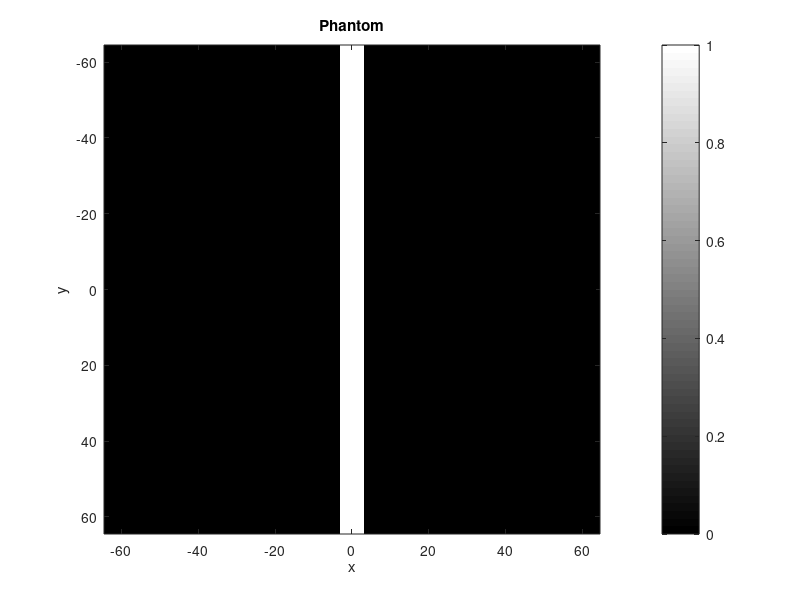
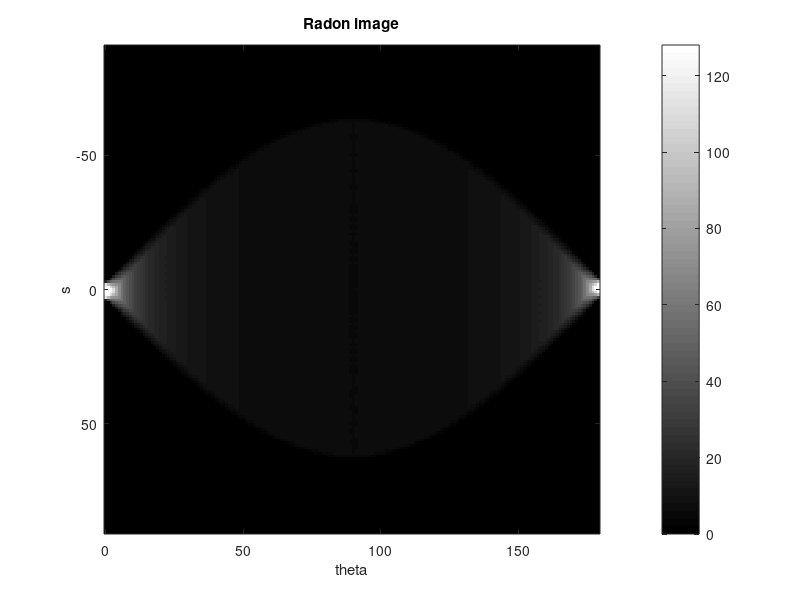
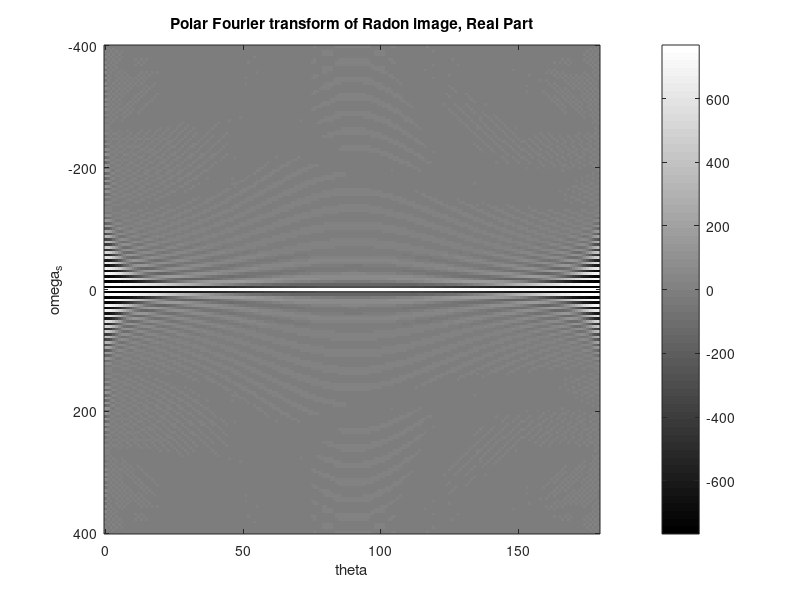
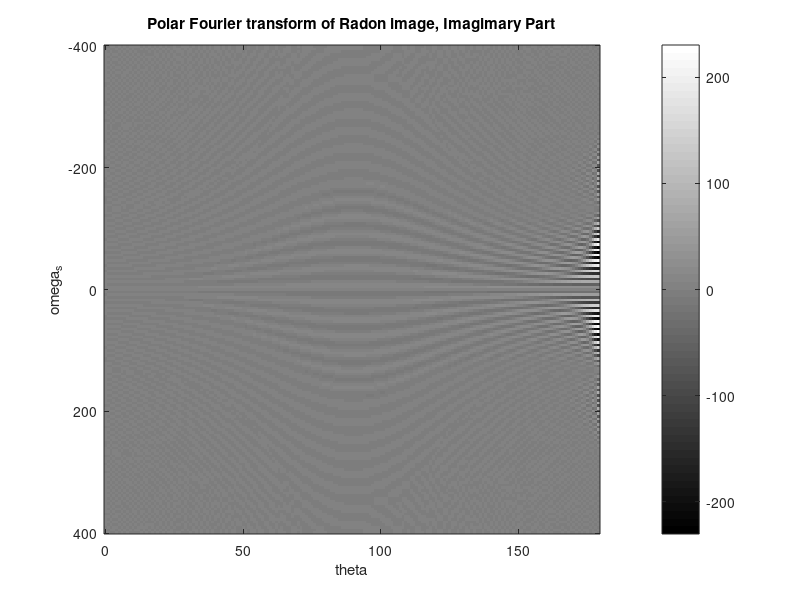

Recreate these plots in MATLAB, in order.
%% Debug flag: print out everything when DEBUG==1
DEBUG=1;

%% Signal to noise ratio
%SNR=0.1;

%% Size of phantom and reconstructed image
% N is the number of rows and columns in P, which is 256 respectively
N=128;

%% Create Phantom P
%P = phantom('Shepp-Logan',N);

%Modified Shepp-Logan' gives better visual perception than 'Shepp-Logan'
%P = phantom('Modified Shepp-Logan',N);     %Fail-safe version

% a simple 2D delta function which is off-centre
%P = zeros(N);
%P(12,12)=1;

% a stripe
T=6;
P=[zeros(N,(N-T)/2) ones(N,T) zeros(N,(N-T)/2)];

% a square
%T=30;
%P=[zeros(N,(N-T)/2) ones(N,T) zeros(N,(N-T)/2)];
%P=P'.*P; %image of square

% a 45deg straight line
%P=eye(N);

% Determine the range of x and y
x = linspace(-N/2,N/2,N);
y = x;

% Show and save the phantom
figure(1)
imagesc(x,y,P),colormap(gray),colorbar
title('Phantom'),xlabel('x'),ylabel('y')
print -dpng 1_phantom.png

%% Apply radon transformation Rf
theta=linspace(0,179,180);
Rf = radon(P,theta);

% Determine the range of s
s_max=sqrt( max(x)^2 + max(y)^2 );
[s_size theta_size] = size(P);
s = linspace(-s_max,s_max,s_size);

%% Apply noise to the Radon image
%Rf = Rf + SNR * ( rand(s_size,theta_size)*2 - 1 );


%% Show and save Radon image
figure(2)
imagesc(theta,s,Rf),colormap(gray),colorbar
title('Radon image'),xlabel('theta'),ylabel('s')
print -dpng 2_radon.png

%% Polar Fourier transform
FRf = fftshift(fft(Rf),1);         % Apply 1D Fourier transform in each column

% Determine the range of omega
dx=mean(diff(x));
dy=mean(diff(y));
ds=sqrt( dx^2 + dy^2 );
size_omega=size(FRf,1);
omega_max=2*pi/ds*max(s);
omega=linspace(-omega_max,omega_max,size_omega);

%% Show and save the Fourier transform image
figure(3)
imagesc(theta, omega, real(FRf)),colormap(gray),colorbar
xlabel('theta'),ylabel('omega_s')
title('Polar Fourier transform of Radon image, Real Part')
print -dpng 3a_fourier_radon_real.png

figure(4)
imagesc(theta, omega, imag(FRf)),colormap(gray),colorbar
xlabel('theta'),ylabel('omega_s')
title('Polar Fourier transform of Radon image, Imagimary Part')
print -dpng 3b_fourier_radon_imag.png

%% Change from polar to x-y coordinate
FRf_widescreen = horzcat(FRf,FRf,FRf,FRf);       % Increase the range of theta by four times

%% Determine the new range of theta and omega
[size_omega size_theta]=size(FRf_widescreen);
theta_max=max(theta);
omega_widescreen=omega;
theta_widescreen=linspace(-360,180+theta_max,size_theta);
[THETA OMEGA]=meshgrid(theta_widescreen,omega_widescreen);

%% DEBUG: show and save the widescreen image
if(DEBUG)
figure(98)
imagesc(theta_widescreen, omega_widescreen, real(FRf_widescreen)),colormap(gray),colorbar
xlabel('theta'),ylabel('omega_s')
title('Polar Fourier transform of Radon image, Real Part')
print -dpng 3c_fourier_radon_real.png

figure(99)
imagesc(theta_widescreen, omega_widescreen, imag(FRf_widescreen)),colormap(gray),colorbar
xlabel('theta'),ylabel('omega_s')
title('Polar Fourier transform of Radon image, Imagimary Part')
print -dpng 3d_fourier_radon_imag.png
end

% Determine range of the desired xy scale
x = linspace(-N/2,N/2,N);
y = x;
omega_x_max=2*pi/dx*max(x)/sqrt(2);
omega_x = linspace(-omega_x_max,omega_x_max,N);
omega_y = omega_x;
[WX WY]=meshgrid( omega_x , omega_y );
xy_to_theta = atan2(WY,WX).*180./pi;
xy_to_omega = sqrt( WX.^2 + WY.^2 );

F2f = interp2(THETA,OMEGA,FRf_widescreen,xy_to_theta,xy_to_omega);
F2f(isnan(F2f))=0;        % set all NaN (Not a Number) error to zero

figure(5)
imagesc(x,y,real(F2f)),colormap(gray),colorbar
xlabel('omega_x'),ylabel('omega_y')
title('polar to x-y cubic interpolation, Real Part')
print -dpng 4a_fourier_xy_real.png

figure(6)
imagesc(x, y, imag(F2f)),colormap(gray),colorbar
xlabel('omega_x'),ylabel('omega_y')
title('polar to x-y cubic interpolation, Imaginary Part')
print -dpng 4b_fourier_xy_imag.png

%% inverse FFT
f = ifft2(fftshift(F2f));

figure(7)
imagesc(x,y,real(f)),colormap(gray),colorbar
xlabel('x'),ylabel('y')
title('Reconstructed Image, Real Part')
print -dpng 5_reconstruct_xy_real.png

figure(8)
imagesc(x,y,imag(f)),colormap(gray),colorbar
xlabel('x'),ylabel('y')
title('Reconstructed Image, Imaginary Part')
print -dpng 5_reconstruct_xy_imag.png
